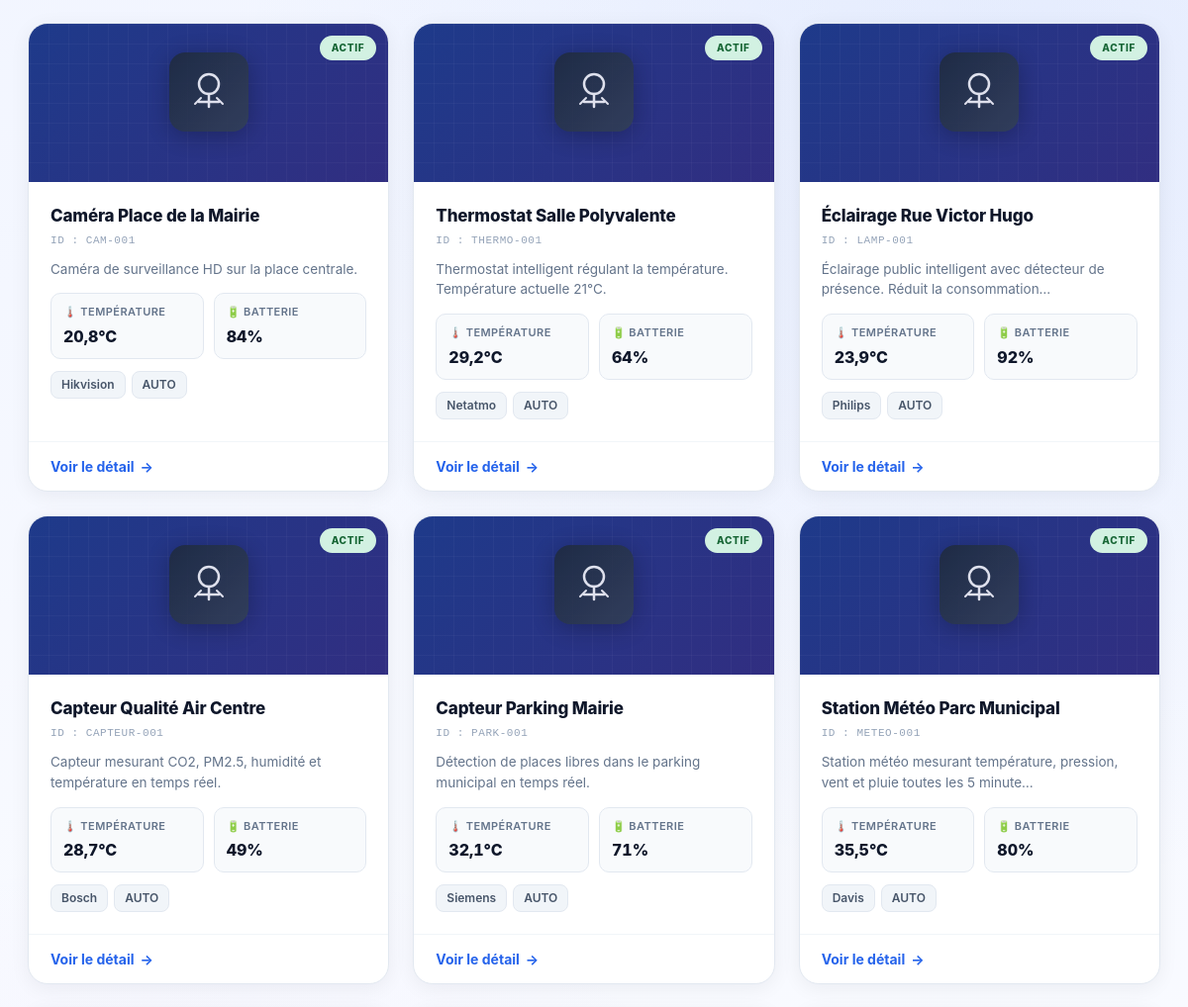
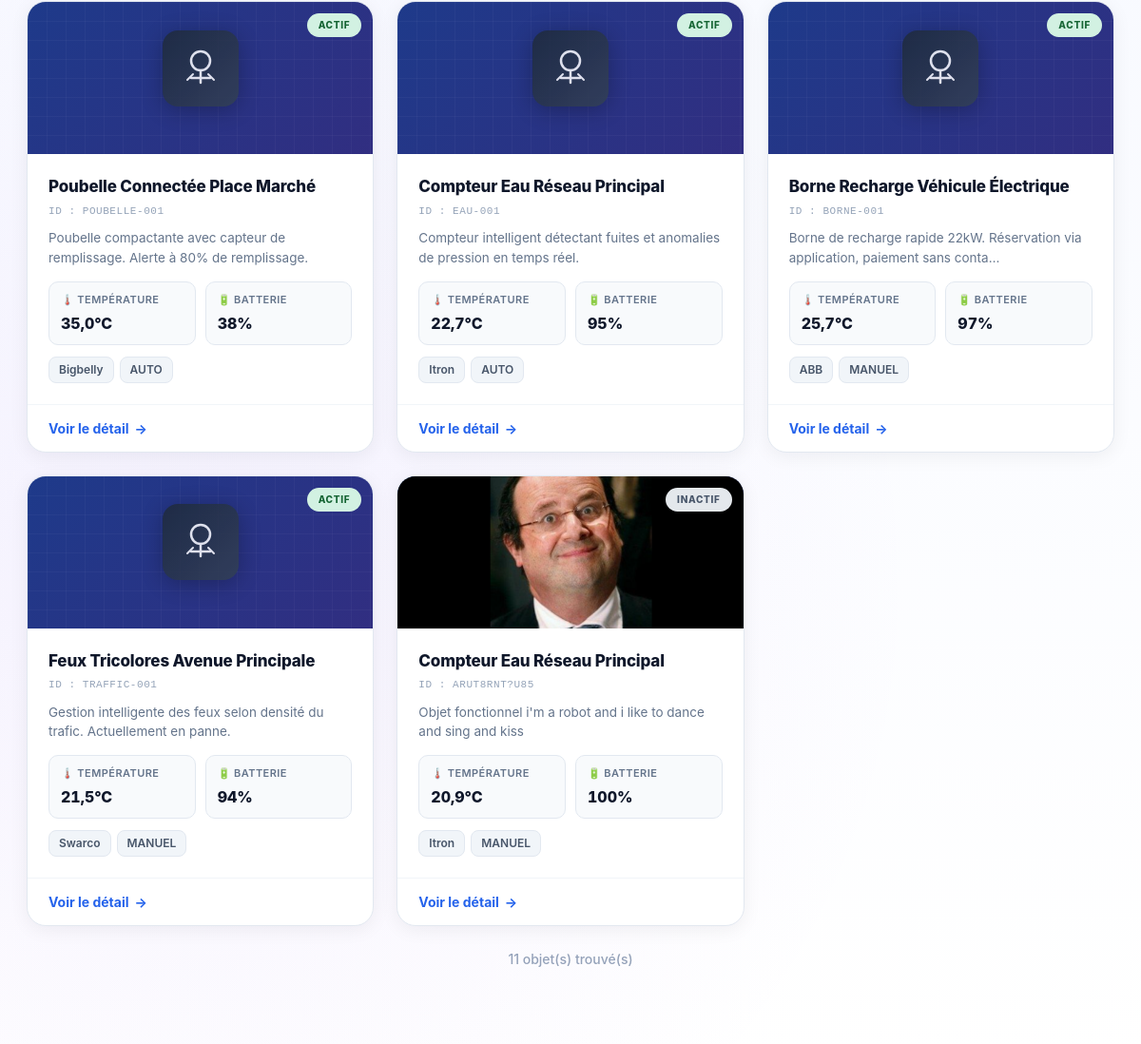
The app's page / (middle part), older data (2 pictures, top to bottom).
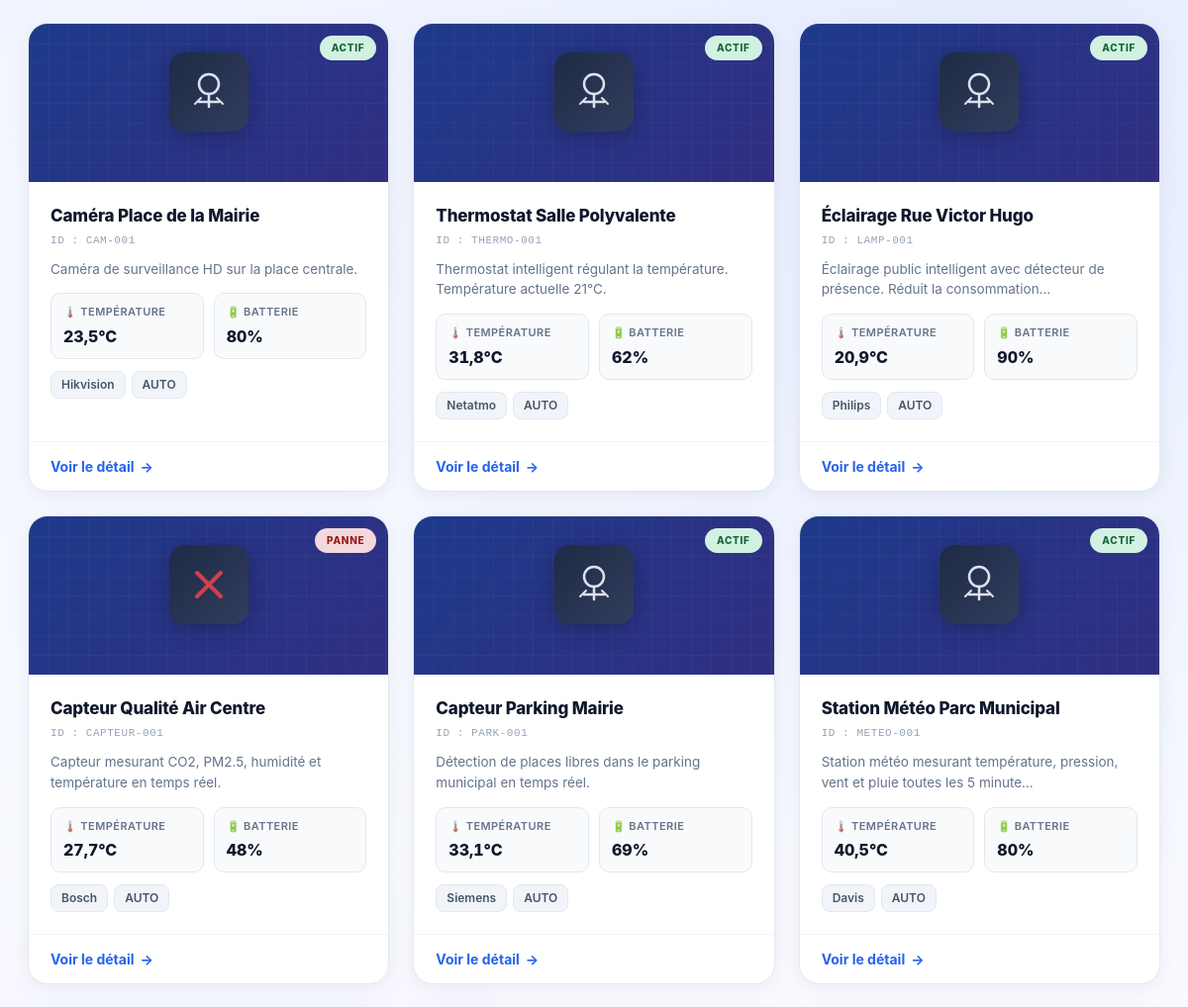
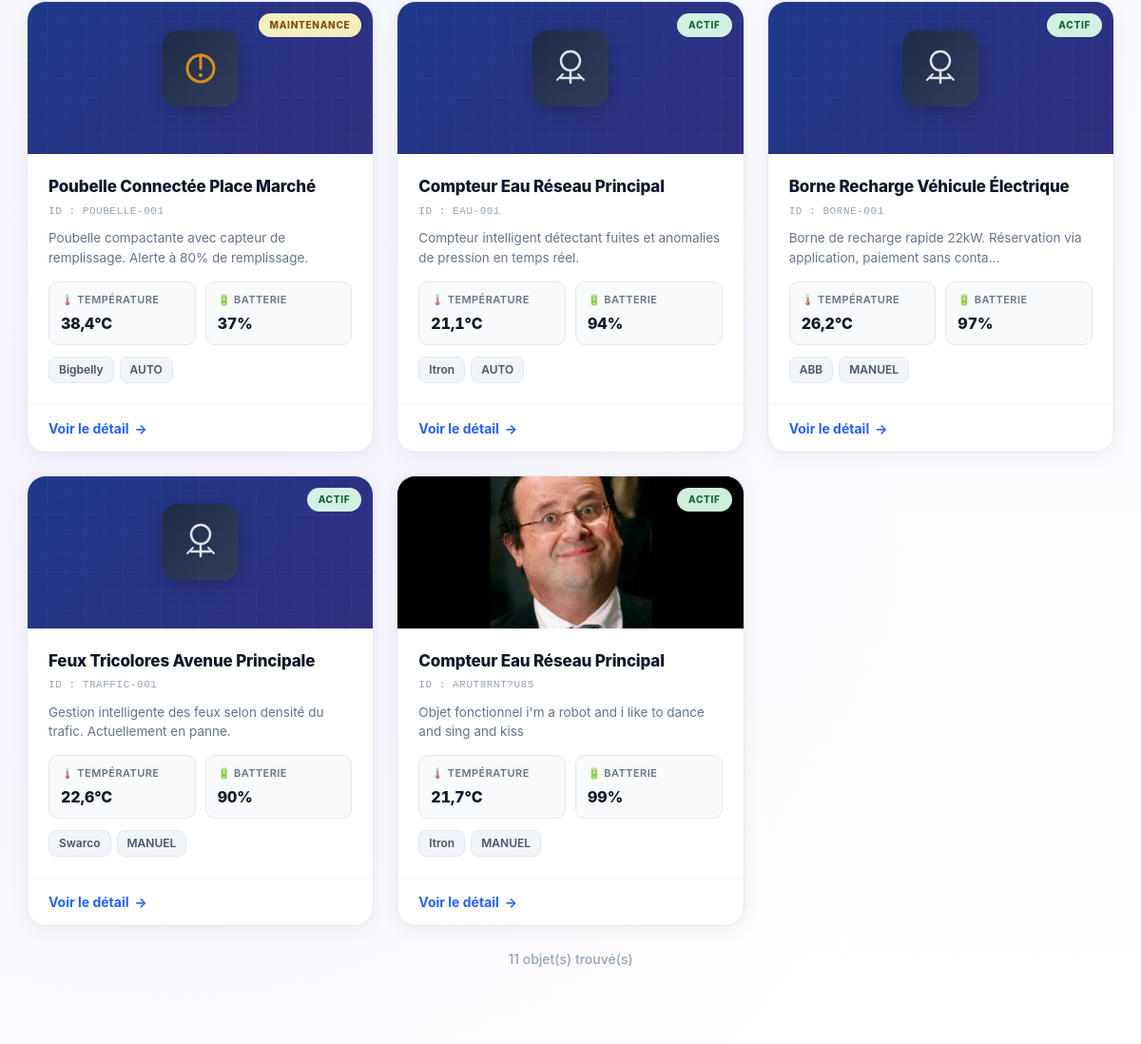
The same page, newer data (2 pictures, top to bottom).
### monapp/models.py (models this page shows, shortened)
class Produit(models.Model):
    ID                       = models.CharField(max_length=100, primary_key=True)
    Nom                      = models.CharField(max_length=100)
    Connectiviter_type       = models.CharField(max_length=100)
    etat                     = models.CharField(max_length=20, choices=EtatObjet.choices, default=EtatObjet.INACTIF)
    marque                   = models.CharField(max_length=100)
    mode                     = models.CharField(max_length=20, choices=MODE.choices, default=MODE.AUTOMATIQUE)
    Bactterie                = models.IntegerField()
    temperature              = models.FloatField(default=22.0)
    Adresse_IP               = models.GenericIPAddressField()
    Temp_restante            = models.DateField()
    Date_dernier_maintenance = models.DateField()
    Date_dernier_utilisation = models.DateField()
    Description              = models.TextField()
    photo                    = models.ImageField(upload_to='photos/outils/', null=True, blank=True)

### monapp/views.py (the view)
# urls.py: path('', views.accueil, name='home'),
def accueil(request):
    q      = request.GET.get('q', '').strip()
    etat   = request.GET.get('etat', '')
    marque = request.GET.get('marque', '')
    produits = Produit.objects.all()
    if q:
        produits = produits.filter(Q(Nom__icontains=q) | Q(Description__icontains=q))
    if etat:
        produits = produits.filter(etat=etat)
    if marque:
        produits = produits.filter(marque__icontains=marque)
    etats   = Produit.objects.values_list('etat', flat=True).distinct()
    marques = Produit.objects.values_list('marque', flat=True).distinct()
    return render(request, 'monapp/accueil.html', {
        'page_active': 'accueil', 'produits': produits,
        'etats': etats, 'marques': marques,
        'q': q, 'etat_selectionne': etat, 'marque_selectionnee': marque,
    })

### monapp/templates/monapp/accueil.html (shortened to what the changed rows need)
{% extends 'monapp/base.html' %}
{% load static %}
{% block extra_head %}
<link rel="stylesheet" href="{% static 'accueil.css' %}">
{% endblock %}
{% block content %}
<div class="accueil">
    {% if produits %}
    <section class="objets-section" id="objets">
        <div class="wrap">
            <div class="objets-grid" id="objets-grid">
                {% for produit in produits %}
                <article class="objet-card" data-id="{{ produit.ID }}">
                    <div class="objet-card-header">
                        {% if produit.photo %}
                            <img src="{{ produit.photo.url }}" alt="{{ produit.Nom }}" class="objet-img">
                        {% else %}
                            <div class="objet-img-placeholder">
                                <svg viewBox="0 0 80 80" xmlns="http://www.w3.org/2000/svg" width="80" height="80">
                                    <defs>
                                        <linearGradient id="grad-{{ produit.ID }}" x1="0%" y1="0%" x2="100%" y2="100%">
                                            <stop offset="0%" style="stop-color:#1e293b"/>
                                            <stop offset="100%" style="stop-color:#334155"/>
                                        </linearGradient>
                                    </defs>
                                    <rect width="80" height="80" rx="16" fill="url(#grad-{{ produit.ID }})"/>
                                    {% if produit.Connectiviter_type == 'WiFi' or produit.Connectiviter_type == 'wifi' %}
                                        <path d="M40 52 a4 4 0 1 1 0.001 0Z" fill="white"/>
                                        <path d="M28 42 q12-10 24 0" stroke="white" stroke-width="3" fill="none" stroke-linecap="round"/>
                                        <path d="M22 36 q18-16 36 0" stroke="white" stroke-width="3" fill="none" stroke-linecap="round" opacity="0.5"/>
                                    {% elif produit.etat == 'PANNE' %}
                                        <line x1="28" y1="28" x2="52" y2="52" stroke="#ef4444" stroke-width="4" stroke-linecap="round"/>
                                        <line x1="52" y1="28" x2="28" y2="52" stroke="#ef4444" stroke-width="4" stroke-linecap="round"/>
                                    {% elif produit.etat == 'MAINTENANCE' %}
                                        <circle cx="40" cy="40" r="14" stroke="#f59e0b" stroke-width="3" fill="none"/>
                                        <line x1="40" y1="26" x2="40" y2="40" stroke="#f59e0b" stroke-width="3" stroke-linecap="round"/>
                                        <circle cx="40" cy="47" r="2" fill="#f59e0b"/>
                                    {% else %}
                                        <circle cx="40" cy="32" r="10" stroke="white" stroke-width="2.5" fill="none"/>
                                        <line x1="40" y1="42" x2="40" y2="55" stroke="white" stroke-width="2.5" stroke-linecap="round"/>
                                        <line x1="30" y1="50" x2="50" y2="50" stroke="white" stroke-width="2.5" stroke-linecap="round"/>
                                        <line x1="32" y1="46" x2="26" y2="52" stroke="white" stroke-width="2" stroke-linecap="round"/>
                                        <line x1="48" y1="46" x2="54" y2="52" stroke="white" stroke-width="2" stroke-linecap="round"/>
                                    {% endif %}
                                </svg>
                            </div>
                        {% endif %}
                        <span class="etat-badge etat-{{ produit.etat|lower }}" data-field="etat">
                            {{ produit.etat }}
                        </span>
                    </div>
                    <div class="objet-card-body">
                        <h4>{{ produit.Nom }}</h4>
                        <p class="objet-id">ID : {{ produit.ID }}</p>
                        <p class="objet-desc">{{ produit.Description|truncatechars:80 }}</p>
                        <div class="objet-live-stats">
                            <div class="stat-live">
                                <span class="stat-live-label">🌡️ Température</span>
                                <span class="stat-live-value" data-field="temperature">{{ produit.temperature }}°C</span>
                            </div>
                            <div class="stat-live">
                                <span class="stat-live-label">🔋 Batterie</span>
                                <span class="stat-live-value" data-field="batterie">{{ produit.Bactterie }}%</span>
                            </div>
                        </div>
                        <div class="objet-meta">
                            <span>{{ produit.marque }}</span>
                            <span data-field="mode">{{ produit.mode }}</span>
                        </div>
                    </div>
                    <div class="objet-card-footer">
                        <a href="{% url 'detail_produit' produit.ID %}" class="card-link">
                            Voir le détail <span>→</span>
                        </a>
                    </div>
                </article>
                {% endfor %}
            </div>
        </div>
    </section>
    {% endif %}
</div>
{% endblock %}

Row changes from the older to the newer data that the page shows:
changed Produit "Caméra Place de la Mairie": temperature "20,8" → "23,5"; Bactterie "84" → "80"
changed Produit "Thermostat Salle Polyvalente": temperature "29,2" → "31,8"; Bactterie "64" → "62"
changed Produit "Éclairage Rue Victor Hugo": temperature "23,9" → "20,9"; Bactterie "92" → "90"
changed Produit "Capteur Qualité Air Centre": etat "ACTIF" → "PANNE"; temperature "28,7" → "27,7"; Bactterie "49" → "48"
changed Produit "Capteur Parking Mairie": temperature "32,1" → "33,1"; Bactterie "71" → "69"
changed Produit "Station Météo Parc Municipal": temperature "35,5" → "40,5"
changed Produit "Poubelle Connectée Place Marché": etat "ACTIF" → "MAINTENANCE"; temperature "35,0" → "38,4"; Bactterie "38" → "37"
changed Produit "Compteur intelligent détectant fuites et anomalies de pression en temps réel.": temperature "22,7" → "21,1"; Bactterie "95" → "94"
changed Produit "Borne Recharge Véhicule Électrique": temperature "25,7" → "26,2"
changed Produit "Feux Tricolores Avenue Principale": temperature "21,5" → "22,6"; Bactterie "94" → "90"
changed Produit "Objet fonctionnel i'm a robot and i like to dance and sing and kiss": etat "INACTIF" → "ACTIF"; temperature "20,9" → "21,7"; Bactterie "100" → "99"
